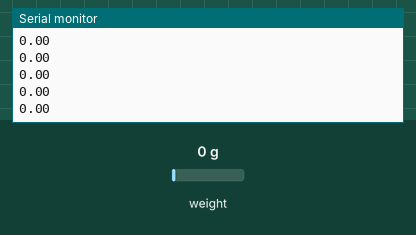
Simulated run of this sketch. Board: Arduino Uno, built with avr-gcc and run on an emulated ATmega328P. Shown: the last lines printed to the serial monitor. The test bench sets the inputs (shaded band); at power-on: weight on the scale 0 g.

Above: at 1.7 s.
1.8 s: weight on the scale set to 100 g
At 1.81 s:
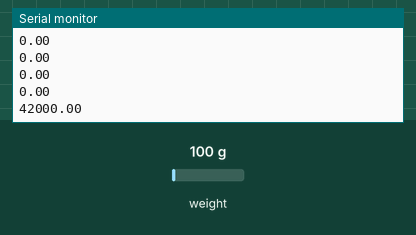
3.3 s: weight on the scale set to 1250 g
At 3.32 s:
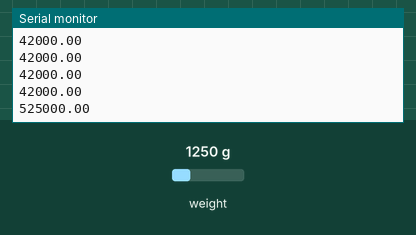
Timing chart, 0 to 6.3 s (numbered marks = the images above; inputs shaded):
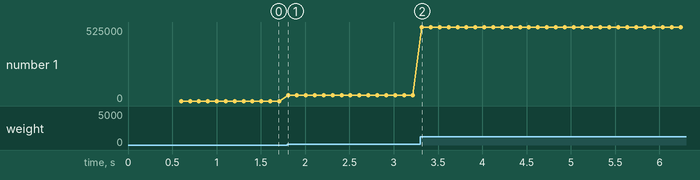

The sketch:

hx711_arduino.ino
```cpp
// HX711 -> Ruggeduino: VCC->5V, GND->GND, DOUT->D3, SCK->D2, RATE->5V
// Ruggeduino -> ClearCore COM-0: TX->Pin8, RX->Pin5, GND->Pin4, 5V->Pin6
// Sends raw ADC at 115200 baud, 80Hz

#include "HX711.h"

HX711 scale;

void setup() {
  Serial.begin(115200);
  scale.begin(3, 2); // DOUT, SCK
  delay(500);
}

void loop() {
  if (scale.is_ready()) Serial.println(scale.get_value());
}
```

Measured:
- after the input at 1.8 s, the serial monitor: prints a new line at once (image 1)
- after the input at 3.3 s, the serial monitor: prints a new line at once (image 2)
- plotted number 1: 0 → 42000 after the input at 1.8 s, 42000 → 525000 after the input at 3.3 s
